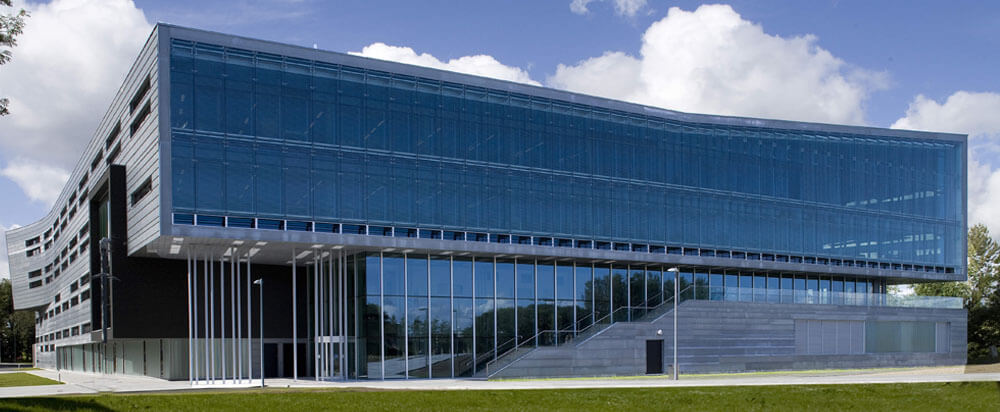
#> input picture lab-5-python-and-opencv-group-3/task1.jpg, 1000 x 412 px
$ python task3.py
#> lines starting #> are read from the running program, lines starting #| are printed output that depends on the picture
import cv2

image = cv2.imread('task1.jpg')
#> image is the input picture: shape (412, 1000, 3); mean B, G, R 130.8, 110.7, 91.9

cv2.line(image, (50, 50), (150, 150), (0,0,255), 2)
cv2.rectangle(image, (50, 50), (150, 150), (0,255,0), 1)
cv2.circle(image, (100, 100), 100, (255, 0, 0), 3)
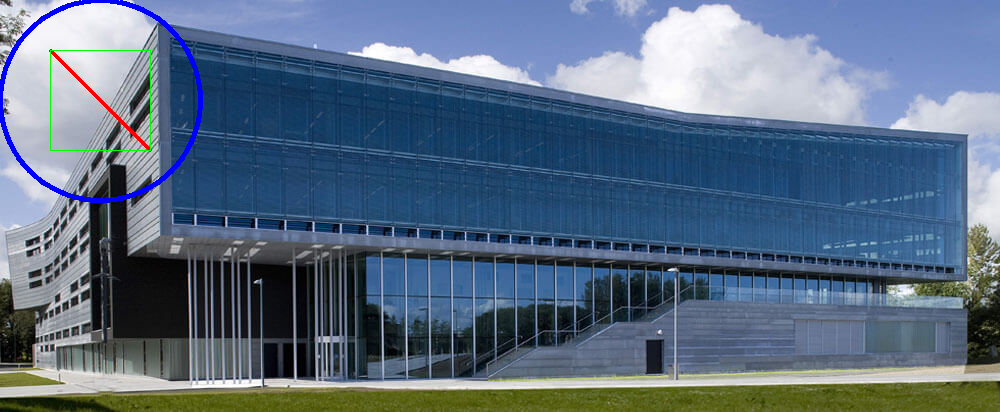
#> image: shape (412, 1000, 3); mean B, G, R 131.1, 109.4, 90.9
cv2.imshow("Task3", image)
cv2.imwrite("task3.jpg", image)
cv2.waitKey(0)
cv2.destroyAllWindows()

$ run again, with lab-5-python-and-opencv-group-3/task5.jpg copied over lab-5-python-and-opencv-group-3/task1.jpg
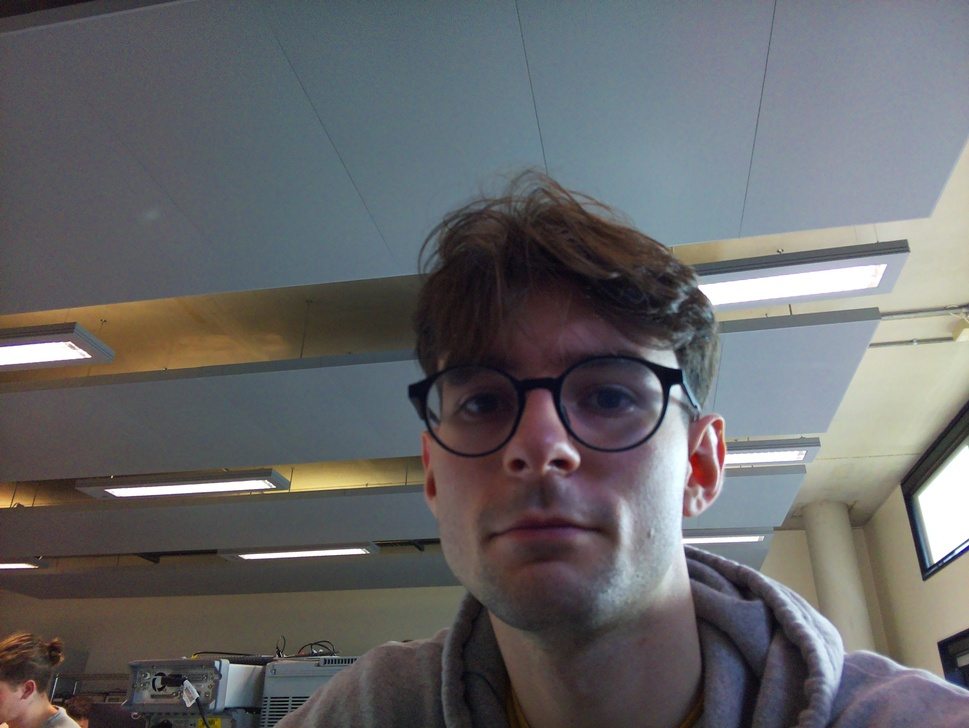
#> input picture lab-5-python-and-opencv-group-3/task5.jpg, 969 x 728 px, shrunk from 3280 x 2464 before the run
#> image is the input picture: shape (728, 969, 3); mean B, G, R 104, 102.1, 102.1
#> `cv2.circle(image, (100, 100), 100, (255, 0, 0), 3)`:
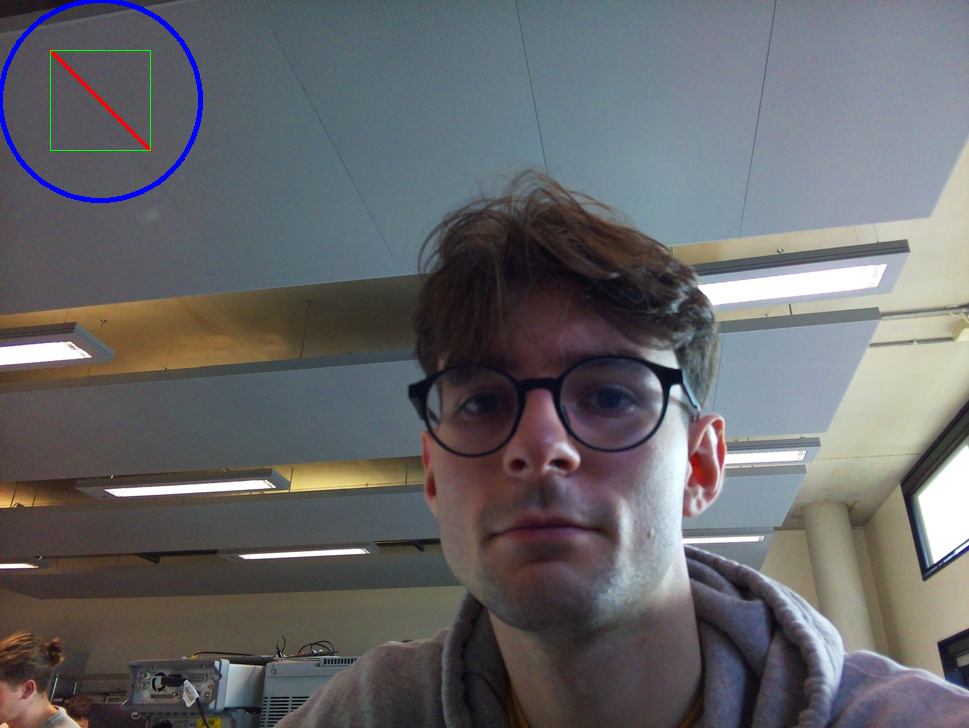
#> image: shape (728, 969, 3); mean B, G, R 104.6, 101.8, 101.8
